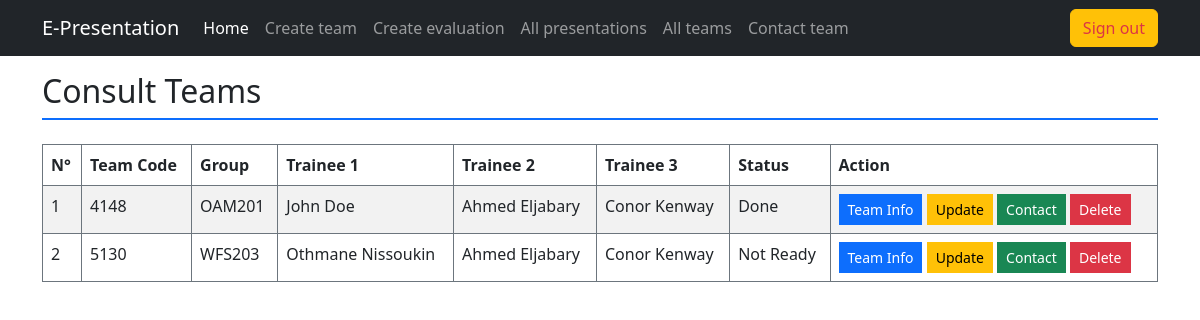
/index.php?action=all_teams (signed in), run on the app's committed database.
### tables this page shows
CREATE TABLE `team` (
  `team_code` varchar(8) NOT NULL,
  `group_code` varchar(10) NOT NULL,
  `presentation_date` date DEFAULT NULL,
  `presentation_time` time DEFAULT NULL,
  `status` enum('Done','Ready','Not Ready') DEFAULT 'Not Ready'
);

### app/controller/layouts_rendering.php (called while the page is built, shortened)
<?php
    class LayoutRendering {
        static function all_teams() {
            $teams_data = PresentationModel::fetch_teams_full_info();
            if (isset($teams_data[0])) {
                $teams_data = is_null($teams_data[0]["team_code"]) ? [] : $teams_data;
            }
            require "app/view/mentor/all_teams.php";
        }
    }

### app/model/team_model.php (called while the page is built, shortened)
<?php
    class PresentationModel {
        static function connection() {
            $username = "root";
            $password = "";
            $host = "localhost";
            $dbname = "e-presentations";
            $dsn = "mysql:host=$host;dbname=$dbname";
            try {
                return new PDO($dsn, $username, $password);
            } catch (PDOException $err) {
                echo "<div class='alert alert-danger'>Database connection couldn't be established</div>";
                $err->getMessage();
            }
        }
        static function fetch_teams_full_info() {
            $connection = self::connection();
            $request = $connection->prepare("
                SELECT team.team_code, GROUP_CONCAT(trainee.fullname) AS members, team.group_code, team.status
                FROM team
                INNER JOIN trainee
                ON team.team_code = trainee.team_code
                GROUP BY team.team_code;");
            $request->execute();
            return $request->fetchAll(PDO::FETCH_ASSOC);
        }
    }
?>

### app/view/mentor/all_teams.php (the view, shortened to what this page needs)
<h2 class="border-bottom pb-2 border-2 border-primary mb-4">Consult Teams</h2>
<div class="table-responsive">
    <table class="table table-bordered border-secondary table-striped table-hover">
        <thead>
            <th>N°</th>
            <th>Team Code</th>
            <th>Group</th>
            <th>Trainee 1</th>
            <th>Trainee 2</th>
            <th>Trainee 3</th>
            <th>Status</th>
            <th>Action</th>
        </thead>
        <?php
            $counter = 0;
            foreach($teams_data as $team):
                ++$counter;
                $members = explode(",", $team["members"]);
        ?>
            <tr>
                <td><?= $counter ?></td>
                <td><?= $team["team_code"] ?></td>
                <td><?= $team["group_code"] ?></td>
                <td><?= isset($members[0]) ? $members[0] : "------" ?></td>
                <td><?= isset($members[1]) ? $members[1] : "------" ?></td>
                <td><?= isset($members[2]) ? $members[2] : "------" ?></td>
                <td><?= $team["status"] ?></td>
                <td>
                    <a href="index.php?action=team_info&team_code=<?= $team["team_code"] ?>" class="btn btn-sm btn-primary rounded-0" target="_blank">Team Info</a>
                    <a href="index.php?action=update&team_code=<?= $team["team_code"] ?>" class="btn btn-sm btn-warning rounded-0" target="_blank">Update</a>
                    <a href="index.php?action=contact&team_code=<?= $team['team_code'] ?>" class="btn btn-sm btn-success rounded-0">Contact</a>
                    <button class="btn btn-sm btn-danger rounded-0">Delete</button>
                </td>
            </tr>
        <?php
            endforeach;
        ?>
    </table>
</div>
<?php
    require "app/view/master.php";
?>

### data on the page
team: team_code "4148", group_code "OAM201", members "John Doe", members "Ahmed Eljabary", members "Conor Kenway", status "Done"
team: team_code "5130", group_code "WFS203", members "Othmane Nissoukin", members "Ahmed Eljabary", members "Conor Kenway", status "Not Ready"
